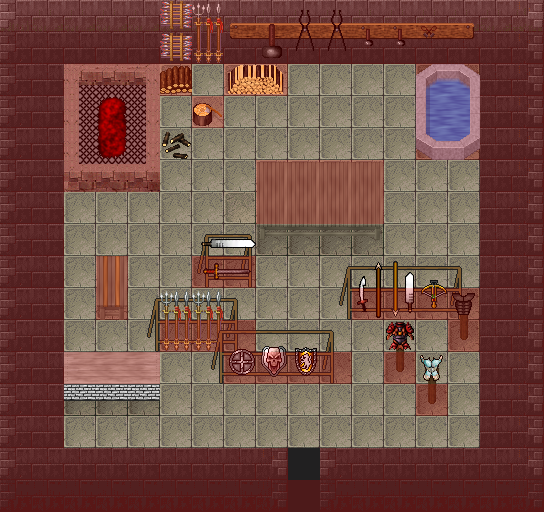

A level layout from a 2D game, rendered from its tile map. Below: a short description, then the map file with tile-grid data replaced by summaries:
An orthogonal 17x16 tile map with 32x32 px tiles, 7 tile layers (0_floor, 1_terrain, 2_object, 3_roof, ...), 1 hidden layer not drawn, 22 tilesets.

<map version="1.4" tiledversion="1.4.2" orientation="orthogonal" renderorder="right-down" width="17" height="16" tilewidth="32" tileheight="32" infinite="0" nextlayerid="9" nextobjectid="1">
 <tileset firstgid="1" name="carpets" tilewidth="32" tileheight="32" tilecount="8" columns="4">
  <image source="../../tileset/furniture/carpet/carpets.png" width="128" height="64" />
 </tileset>
 <tileset firstgid="9" name="fireplace" tilewidth="32" tileheight="32" tilecount="9" columns="3">
  <image source="../../tileset/building/decoration/fireplace.png" width="97" height="96" />
 </tileset>
 <tileset firstgid="18" name="fire_small" tilewidth="32" tileheight="32" tilecount="6" columns="3">
  <image source="../../tileset/ground/fire/fire_small.png" width="96" height="64" />
 </tileset>
 <tileset firstgid="24" name="grey_long" tilewidth="32" tileheight="32" tilecount="4" columns="2">
  <image source="../../tileset/furniture/table/grey_long.png" width="64" height="64" />
 </tileset>
 <tileset firstgid="28" name="pool" tilewidth="32" tileheight="32" tilecount="9" columns="3">
  <image source="../../tileset/building/decoration/pool.png" width="96" height="96" />
 </tileset>
 <tileset firstgid="37" name="fireplace_2" tilewidth="32" tileheight="32" tilecount="9" columns="3">
  <image source="../../tileset/building/decoration/fireplace_2.png" width="96" height="96" />
 </tileset>
 <tileset firstgid="46" name="fire" tilewidth="32" tileheight="32" tilecount="27" columns="3">
  <image source="../../tileset/ground/fire/fire.png" width="96" height="288" />
 </tileset>
 <tileset firstgid="73" name="grey_plain" tilewidth="32" tileheight="32" tilecount="9" columns="3">
  <image source="../../tileset/furniture/table/grey_plain.png" width="96" height="96" />
 </tileset>
 <tileset firstgid="82" name="toolset" tilewidth="32" tileheight="32" tilecount="18" columns="9">
  <image source="../../tileset/building/decoration/toolset.png" width="288" height="64" />
 </tileset>
 <tileset firstgid="100" name="weapons_rack" tilewidth="32" tileheight="32" tilecount="18" columns="9">
  <image source="../../tileset/item/armor/weapons_rack.png" width="288" height="64" />
 </tileset>
 <tileset firstgid="118" name="sword_rack" tilewidth="32" tileheight="32" tilecount="4" columns="2">
  <image source="../../tileset/item/armor/sword_rack.png" width="64" height="64" />
 </tileset>
 <tileset firstgid="122" name="table/grey_pale" tilewidth="32" tileheight="32" tilecount="8" columns="2">
  <image source="../../tileset/furniture/table/grey_pale.png" trans="ff00ff" width="64" height="128" />
 </tileset>
 <tileset firstgid="130" name="brick_base" tilewidth="32" tileheight="32" tilecount="3" columns="3">
  <image source="../../tileset/furniture/table/brick_base.png" trans="ff00ff" width="96" height="32" />
 </tileset>
 <tileset firstgid="133" name="stick" tilewidth="32" tileheight="32" tilecount="2" columns="1">
  <image source="../../tileset/furniture/other/stick.png" width="32" height="64" />
 </tileset>
 <tileset firstgid="135" name="table_with_hob_pale" tilewidth="32" tileheight="32" tilecount="3" columns="3">
  <image source="../../tileset/furniture/table/table_with_hob_pale.png" trans="ff00ff" width="96" height="32" />
 </tileset>
 <tileset firstgid="138" name="armor" tilewidth="32" tileheight="32" tilecount="4" columns="4">
  <image source="../../tileset/item/armor/armor.png" width="128" height="32" />
 </tileset>
 <tileset firstgid="142" name="collision" tilewidth="32" tileheight="32" tilecount="1" columns="1">
  <image source="../../tileset/logic/collision.png" width="32" height="32" />
 </tileset>
 <tileset firstgid="143" name="protection" tilewidth="32" tileheight="32" tilecount="2" columns="2">
  <image source="../../tileset/logic/protection.png" width="64" height="32" />
 </tileset>
 <tileset firstgid="145" name="mury" tilewidth="32" tileheight="32" tilecount="26" columns="13">
  <image source="../../tileset/pol/domki/wiezienie_sciany.png" width="416" height="64" />
 </tileset>
 <tileset firstgid="171" name="kafle" tilewidth="32" tileheight="32" tilecount="80" columns="16">
  <image source="../../tileset/pol/domki/podloga/kafelki_rozne.png" width="512" height="160" />
 </tileset>
 <tileset firstgid="251" name="pieniek_drewno" tilewidth="32" tileheight="32" tilecount="12" columns="3">
  <image source="../../tileset/item/firewood.png" width="96" height="128" />
 </tileset>
 <tileset firstgid="263" name="strzaly" tilewidth="32" tileheight="32" tilecount="24" columns="6">
  <image source="../../tileset/pol/wyposazenie/miecze.png" width="192" height="128" />
 </tileset>
 <layer id="1" name="0_floor" width="17" height="16">
  <data>[272 cells, 272 non-empty, 6 distinct tile ids]</data>
 </layer>
 <layer id="2" name="1_terrain" width="17" height="16">
  <data>[272 cells, 150 non-empty, 38 distinct tile ids]</data>
 </layer>
 <layer id="3" name="2_object" width="17" height="16">
  <data>[272 cells, 50 non-empty, 35 distinct tile ids]</data>
 </layer>
 <layer id="4" name="3_roof" width="17" height="16">
  <data>[272 cells, 19 non-empty, 12 distinct tile ids]</data>
 </layer>
 <layer id="5" name="4_roof_add" width="17" height="16">
  <data>[272 cells, 5 non-empty, 4 distinct tile ids]</data>
 </layer>
 <layer id="6" name="objects" width="17" height="16">
  <data>[272 cells, 0 non-empty, 0 distinct tile ids]</data>
 </layer>
 <layer id="7" name="collision" width="17" height="16" opacity="0.2">
  <data>[272 cells, 166 non-empty, 1 distinct tile ids]</data>
 </layer>
 <layer id="8" name="protection" width="17" height="16" visible="0" opacity="0.1">
  <data>[272 cells, 272 non-empty, 1 distinct tile ids]</data>
 </layer>
</map>
